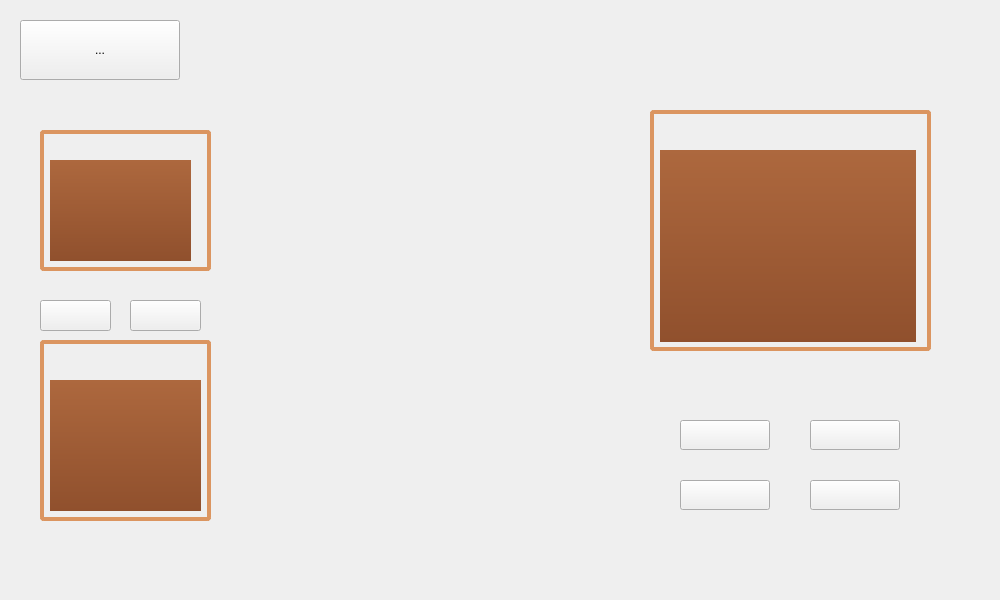
<?xml version="1.0" encoding="UTF-8"?>
<ui version="4.0">
 <class>Practice</class>
 <widget class="QMainWindow" name="Practice">
  <property name="geometry">
   <rect>
    <x>0</x>
    <y>0</y>
    <width>1000</width>
    <height>600</height>
   </rect>
  </property>
  <property name="windowTitle">
   <string>MainWindow</string>
  </property>
  <property name="styleSheet">
   <string notr="true">/* 控制滚动条*/
QScrollBar:vertical{
	background-color:transparent;
	width:10px;
	height:200px;
	padding-top:10px;
	padding-bottom:10px;
}  
QScrollBar::add-page:vertical,QScrollBar::sub-page:vertical{
	background-color:rgb(194,137,104);
}        
QScrollBar::handle:vertical{
	background:rgba(124,64,44,0.8);
}   
QScrollBar::handle:vertical:hover,QScrollBar::handle:vertical:pressed{
	background:rgba(104,54,34,0.8);
    border:0px solid rgb(100,100,100);
}

QScrollBar::sub-line:vertical{
	height:20px;
	width:20px;
	border:0px solid rgb(128,217,197);
	background:rgba(159,100,74,1) url(:/image/icon/toolIcon/icon_up.png);
}
QScrollBar::add-line:vertical{
	height:20px;
	width:20px;
	border:0px solid rgb(128,217,197);
	background:rgba(159,100,74,1) url(:/image/icon/toolIcon/icon_down.png);
}


QScrollBar:horizontal{
	background-color:transparent;
	width:140px;
	height:0px;
	padding-left:12px;
	padding-right:12px;
}  
QScrollBar::add-page:horizontal,QScrollBar::sub-page:horizontal{
	background-color:transparent;
}        
QScrollBar::handle:horizontal{
	background:rgba(41,43,45,0.8);
	border:0px solid rgba(21,23,25,1);
}    
QScrollBar::handle:horizontal:hover,QScrollBar::handle:horizontal:pressed{					  		      
    background:rgba(31,33,35,1);
	border:0px solid rgb(255,255,255);
}

/* 控制按钮图片*/


QToolButton#btnReturn{
	border-image:url(:/resources/image/btnReturn.png);
}
QToolButton#btnReturn:hover{
	border-image:url(:/resources/image/btnReturn1.png);
}



QToolButton#btnExchange{
	border-image:url(:/resources/image/btnExchange.png);
}
QToolButton#btnExchange:hover{
	border-image:url(:/resources/image/btnExchange1.png);
}

QToolButton#btnSave{
	border-image:url(:/resources/image/btnSave.png);
}
QToolButton#btnSave:hover{
	border-image:url(:/resources/image/btnSave1.png);
}

QToolButton#btnLast{
	border-image:url(:/resources/image/btnLast.png);
}
QToolButton#btnLast:hover{
	border-image:url(:/resources/image/btnLast1.png);
}

QToolButton#btnNext{
	border-image:url(:/resources/image/btnNext.png);
}
QToolButton#btnNext:hover{
	border-image:url(:/resources/image/btnNext1.png);
}

QLabel#chessbookLabel{
	image:url(:/resources/image/chessbookLabel.png);
}

QWidget#chessbookWidget{
	border-radius:4px;
	border:4px solid rgb(219,149,96);
}

#chessbookEdit{
	border:0px;
	background-color:qlineargradient(spread:pad, x1:0, y1:1, x2:0, y2:0, stop:0 rgba(144, 80, 45, 255), stop:1 rgba(173, 104, 62, 255));
	selection-background-color:rgb(189,131,88);
}

QLabel#boardInfoLabel{
	image:url(:/resources/image/boardInfo.png);
}

QWidget#boardInfoWidget{
	border-radius:4px;
	border:4px solid rgb(219,149,96);
}

QTextEdit#boardInfoEdit{
	border:0px;
	background-color:qlineargradient(spread:pad, x1:0, y1:1, x2:0, y2:0, stop:0 rgba(144, 80, 45, 255), stop:1 rgba(173, 104, 62, 255));
}


QToolButton#btnOpen{
	border-image:url(:/resources/image/open.png);
}
QToolButton#btnOpen:hover{
	border-image:url(:/resources/image/open1.png);
}

QToolButton#btnDelete{
	border-image:url(:/resources/image/delete.png);
}
QToolButton#btnDelete:hover{
	border-image:url(:/resources/image/delete1.png);
}

QLabel#historyLabel{
	image:url(:/resources/image/history.png);
}

QWidget#historyWidget{
	border-radius:4px;
	border:4px solid rgb(219,149,96);
}

#historyEdit{
	border:0px;
	background-color:qlineargradient(spread:pad, x1:0, y1:1, x2:0, y2:0, stop:0 rgba(144, 80, 45, 255), stop:1 rgba(173, 104, 62, 255));
}
</string>
  </property>
  <widget class="QWidget" name="centralwidget">
   <widget class="BoardView" name="boardView" native="true">
    <property name="geometry">
     <rect>
      <x>220</x>
      <y>120</y>
      <width>420</width>
      <height>420</height>
     </rect>
    </property>
   </widget>
   <widget class="QWidget" name="controlView" native="true">
    <property name="geometry">
     <rect>
      <x>640</x>
      <y>100</y>
      <width>311</width>
      <height>451</height>
     </rect>
    </property>
    <widget class="QWidget" name="controlWidget" native="true">
     <property name="geometry">
      <rect>
       <x>10</x>
       <y>290</y>
       <width>291</width>
       <height>151</height>
      </rect>
     </property>
     <widget class="QToolButton" name="btnLast">
      <property name="geometry">
       <rect>
        <x>30</x>
        <y>30</y>
        <width>90</width>
        <height>30</height>
       </rect>
      </property>
      <property name="text">
       <string/>
      </property>
     </widget>
     <widget class="QToolButton" name="btnNext">
      <property name="geometry">
       <rect>
        <x>160</x>
        <y>30</y>
        <width>90</width>
        <height>30</height>
       </rect>
      </property>
      <property name="text">
       <string/>
      </property>
     </widget>
     <widget class="QToolButton" name="btnExchange">
      <property name="geometry">
       <rect>
        <x>30</x>
        <y>90</y>
        <width>90</width>
        <height>30</height>
       </rect>
      </property>
      <property name="text">
       <string/>
      </property>
     </widget>
     <widget class="QToolButton" name="btnSave">
      <property name="geometry">
       <rect>
        <x>160</x>
        <y>90</y>
        <width>90</width>
        <height>30</height>
       </rect>
      </property>
      <property name="text">
       <string/>
      </property>
     </widget>
    </widget>
    <widget class="QWidget" name="chessbookWidget" native="true">
     <property name="geometry">
      <rect>
       <x>10</x>
       <y>10</y>
       <width>281</width>
       <height>241</height>
      </rect>
     </property>
     <widget class="QLabel" name="chessbookLabel">
      <property name="geometry">
       <rect>
        <x>10</x>
        <y>0</y>
        <width>261</width>
        <height>31</height>
       </rect>
      </property>
      <property name="text">
       <string/>
      </property>
     </widget>
     <widget class="QListWidget" name="chessbookEdit">
      <property name="geometry">
       <rect>
        <x>10</x>
        <y>40</y>
        <width>256</width>
        <height>192</height>
       </rect>
      </property>
     </widget>
    </widget>
   </widget>
   <widget class="QWidget" name="infoView" native="true">
    <property name="geometry">
     <rect>
      <x>30</x>
      <y>120</y>
      <width>191</width>
      <height>421</height>
     </rect>
    </property>
    <widget class="QWidget" name="boardInfoWidget" native="true">
     <property name="geometry">
      <rect>
       <x>10</x>
       <y>220</y>
       <width>171</width>
       <height>181</height>
      </rect>
     </property>
     <widget class="QLabel" name="boardInfoLabel">
      <property name="geometry">
       <rect>
        <x>10</x>
        <y>0</y>
        <width>151</width>
        <height>31</height>
       </rect>
      </property>
      <property name="text">
       <string/>
      </property>
     </widget>
     <widget class="QTextEdit" name="boardInfoEdit">
      <property name="geometry">
       <rect>
        <x>10</x>
        <y>40</y>
        <width>151</width>
        <height>131</height>
       </rect>
      </property>
      <property name="font">
       <font>
        <family>Adobe 宋体 Std L</family>
        <pointsize>16</pointsize>
       </font>
      </property>
      <property name="readOnly">
       <bool>true</bool>
      </property>
      <property name="html">
       <string>&lt;!DOCTYPE HTML PUBLIC &quot;-//W3C//DTD HTML 4.0//EN&quot; &quot;http://www.w3.org/TR/REC-html40/strict.dtd&quot;&gt;
&lt;html&gt;&lt;head&gt;&lt;meta name=&quot;qrichtext&quot; content=&quot;1&quot; /&gt;&lt;style type=&quot;text/css&quot;&gt;
p, li { white-space: pre-wrap; }
&lt;/style&gt;&lt;/head&gt;&lt;body style=&quot; font-family:'Adobe 宋体 Std L'; font-size:16pt; font-weight:400; font-style:normal;&quot;&gt;
&lt;p style=&quot;-qt-paragraph-type:empty; margin-top:0px; margin-bottom:0px; margin-left:0px; margin-right:0px; -qt-block-indent:0; text-indent:0px;&quot;&gt;&lt;br /&gt;&lt;/p&gt;&lt;/body&gt;&lt;/html&gt;</string>
      </property>
     </widget>
    </widget>
    <widget class="QToolButton" name="btnOpen">
     <property name="geometry">
      <rect>
       <x>10</x>
       <y>180</y>
       <width>71</width>
       <height>31</height>
      </rect>
     </property>
     <property name="text">
      <string/>
     </property>
    </widget>
    <widget class="QToolButton" name="btnDelete">
     <property name="geometry">
      <rect>
       <x>100</x>
       <y>180</y>
       <width>71</width>
       <height>31</height>
      </rect>
     </property>
     <property name="text">
      <string/>
     </property>
    </widget>
    <widget class="QWidget" name="historyWidget" native="true">
     <property name="geometry">
      <rect>
       <x>10</x>
       <y>10</y>
       <width>171</width>
       <height>141</height>
      </rect>
     </property>
     <widget class="QLabel" name="historyLabel">
      <property name="geometry">
       <rect>
        <x>10</x>
        <y>0</y>
        <width>151</width>
        <height>31</height>
       </rect>
      </property>
      <property name="text">
       <string/>
      </property>
     </widget>
     <widget class="QListView" name="historyEdit">
      <property name="geometry">
       <rect>
        <x>10</x>
        <y>30</y>
        <width>141</width>
        <height>101</height>
       </rect>
      </property>
     </widget>
    </widget>
   </widget>
   <widget class="QToolButton" name="btnReturn">
    <property name="geometry">
     <rect>
      <x>20</x>
      <y>20</y>
      <width>160</width>
      <height>60</height>
     </rect>
    </property>
    <property name="text">
     <string>...</string>
    </property>
   </widget>
  </widget>
 </widget>
 <customwidgets>
  <customwidget>
   <class>BoardView</class>
   <extends>QWidget</extends>
   <header location="global">BoardView.h</header>
   <container>1</container>
  </customwidget>
 </customwidgets>
 <resources/>
 <connections/>
</ui>
